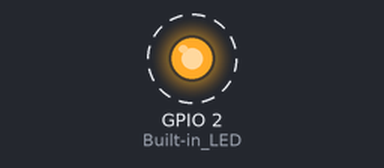
A sketch run on a simulated ESP32-S3. Parts: output pins drawn as LEDs (lit = HIGH). Dashed ring = blinking. What the sketch prints to the serial monitor is not drawn.

Above: at 3.5 s.
Timing chart, 0 to 7.6 s (numbered marks = the images above):
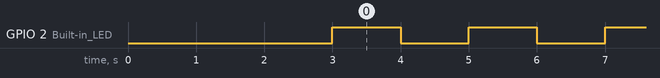

Measured:
- by itself, GPIO 2 (Built-in_LED): alternates HIGH for 1.0 s and LOW for 1.0 s

The sketch:

test_boot.ino
```cpp
// Minimal test sketch - just blinks LED and prints to serial
void setup() {
  Serial.begin(115200);
  delay(3000);
  Serial.println("ESP32-S3 is alive!");
  Serial.println("Boot successful!");
  pinMode(2, OUTPUT);  // Built-in LED (may vary)
}

void loop() {
  Serial.println("Running...");
  digitalWrite(2, HIGH);
  delay(1000);
  digitalWrite(2, LOW);
  delay(1000);
}
```
